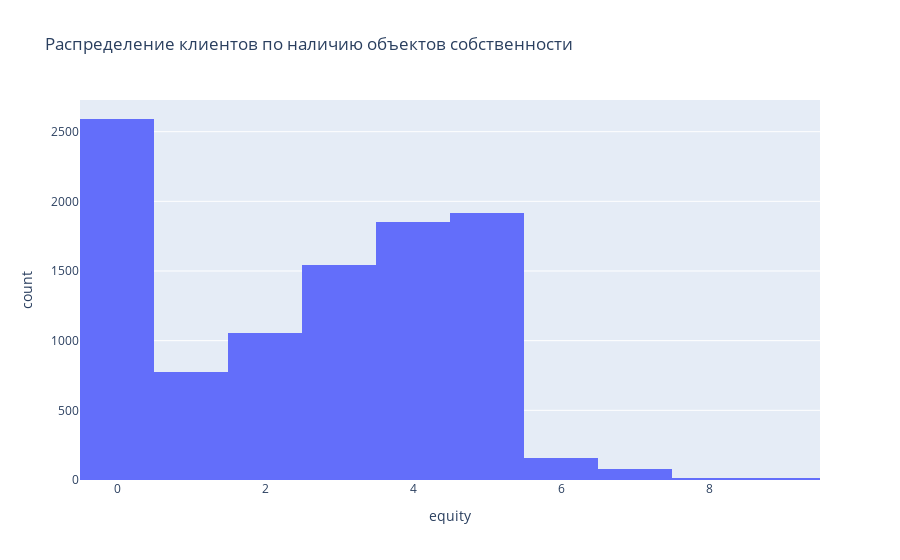

Write notebook code for a chart like this one.
### Code cell
fig = px.histogram(df, x='equity', title='Распределение клиентов по наличию объектов собственности')
fig.show()

### Figure 1 — Plotly figure (JSON) as saved in the notebook; plotly's stock layout.template omitted (floating-point values rounded to 4 significant figures; data arrays with more than 128 entries replaced by an {"elided": "..."} marker saying what was removed)
{"data": [{"alignmentgroup": "True", "bingroup": "x", "hovertemplate": "equity=%{x}<br>count=%{y}<extra></extra>", "legendgroup": "", "marker": {"color": "#636efa", "pattern": {"shape": ""}}, "name": "", "offsetgroup": "", "orientation": "v", "showlegend": false, "type": "histogram", "x": {"elided": "9999 int values"}, "xaxis": "x", "yaxis": "y"}], "layout": {"barmode": "relative", "legend": {"tracegroupgap": 0}, "title": {"text": "Распределение клиентов по наличию объектов собственности"}, "xaxis": {"anchor": "y", "domain": [0, 1], "title": {"text": "equity"}}, "yaxis": {"anchor": "x", "domain": [0, 1], "title": {"text": "count"}}}}
